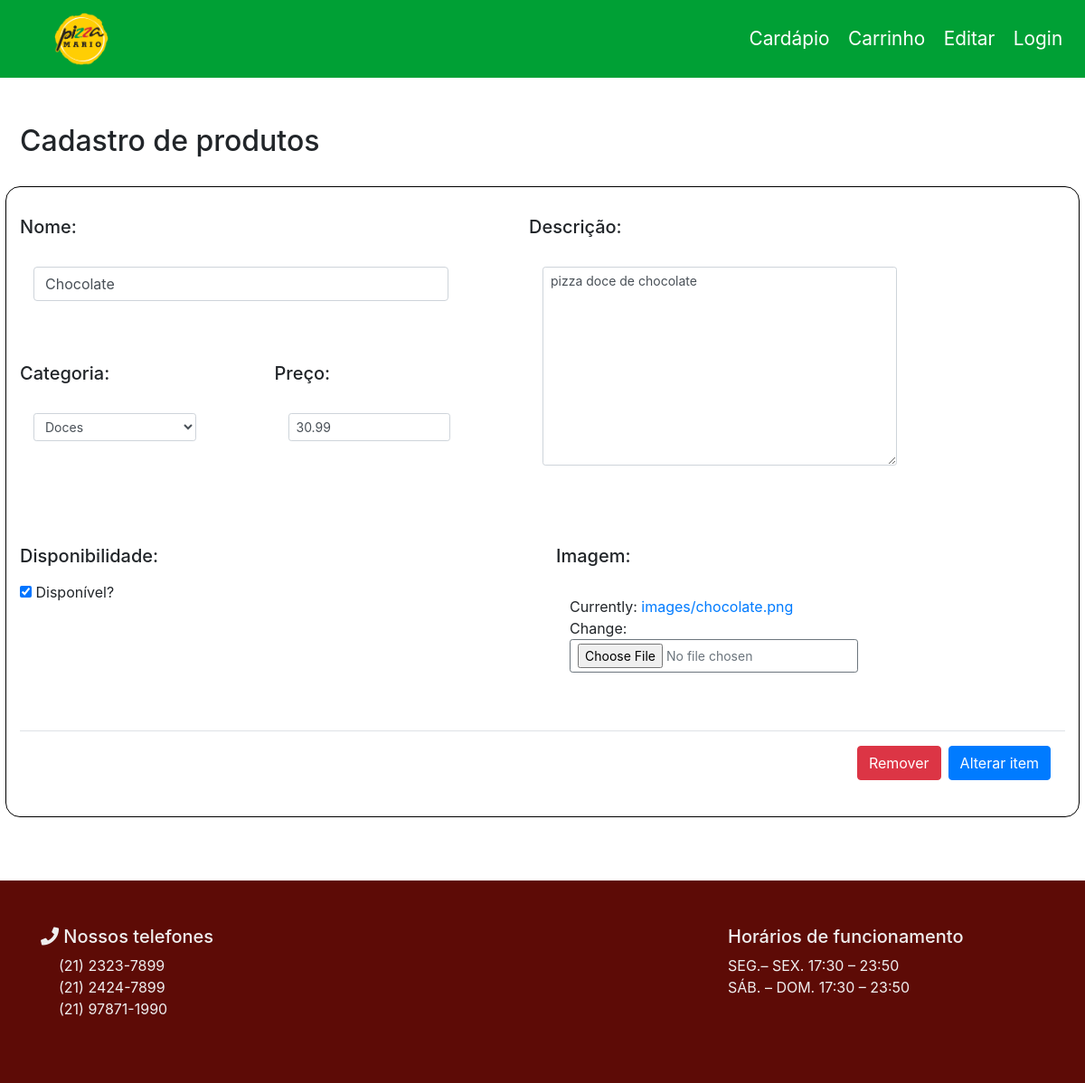
Page /produto/edita_produto/2/ on the committed database.
### produto/models.py (models this page shows, shortened)
class Produto(models.Model):
    categoria = models.ForeignKey(Categoria, on_delete=models.CASCADE)
    nome = models.CharField(max_length=100, unique=True)
    slug = models.SlugField(max_length=100)
    descricao = models.TextField(max_length=500)
    imagem = models.ImageField(upload_to='images/')
    preco = models.DecimalField(max_digits=5, decimal_places=2, default=0)
    disponivel = models.BooleanField(default=False)
    class Meta:
        db_table = 'produto'

### produto/views.py (the view)
# urls.py: path('edita_produto/<int:id>/', views.edita_produto, name='edita_produto'),
def edita_produto(request, id):
    produto = get_object_or_404(Prod, id=id)
    produto_form = ProdutoForm(instance=produto)
    request.session['produto_id'] = int(id)
    return render(request, 'produto/cadastro_produtos.html', {'form': produto_form, 'id': id})

### produto/models.py (called while the page is built)
    def __str__(self):
        return self.nome

### produto/templates/produto/cadastro_produtos.html (shortened to what this page needs)
{% extends "base.html" %}
{% load static %}
{% block corpo %}
<div class="container-fluid" id="cardapio-container">
    <h2 id="cardapio-title">Cadastro de produtos</h2>
       <form action="{% url 'produto:cadastrar_produtos' %}" method="POST" enctype="multipart/form-data" class="pb-4" novalidate>
           <div class="row mb-5" style="margin-top: 1px solid black;">
               <div class="row col-lg-6">
                   <div class="mb-3 col-lg-12">
                       <h5 class="pt-4">Nome:</h5>
                       <div class="col-xl-11">
                           {{ form.nome }}
                       </div>
                   </div>
                   <div class="mb-3 col-lg-6">
                       <h5 class="pt-4">Categoria:</h5>
                       <div class="col-xl-10">
                          {{ form.categoria }}
                       </div>
                </div>
                <div class="mb-3 col-lg-6">
                                    <h5 class="pt-4">Preço:</h5>
                    <div class="col-xl-10">
                        {{ form.preco }}
                    </div>
                </div>
            </div>
            <div class="mb-3 col-lg-6">
                <h5 class="pt-4">Descrição:</h5>
                <div class="col-xl-9">
                    {{ form.descricao }}
                </div>
            </div>
        </div>
           <div class="row mb-5" style="margin-top: 1px solid black;">
                <div class="mb-3 col-lg-6">
                    <h5 class="pt-4">Disponibilidade:</h5>
                    <div class="form-check pl-0 mt-xl-3 mt-3">
                        {{ form.disponivel }}
                        <label class="form-check-label">Disponível?</label>
                    </div>
                </div>
               <div class="mb-3 col-lg-6">
                   <h5 class="pt-4">Imagem:</h5>
                   <div class="col-xl-6">
                       {{ form.imagem }}
                   </div>
               </div>
           </div>
           <div class="modal-footer">
               {% if 'produto_id' in request.session %}
                    <button form="RemoveProduto" type="submit" class="btn btn-danger">
                        <span>Remover</span>
                    </button>
                    <button type="submit" class="btn btn-primary">Alterar item</button>
               {% else %}
                    <button type="submit" class="btn btn-primary">Cadastrar item</button>
               {% endif %}
           </div>
    </form>
</div>
{% endblock %}

### static/css/main.css (style rules this page uses)
#cardapio-container { margin-top: 120px; margin-bottom: 70px; width: 99%; border: 1px solid black!important; border-radius: 16px; }
#cardapio-title { margin-top: -70px; margin-left: 80ox; margin-bottom: 40px; }

### rows in the picture
Produto: nome "Chocolate", categoria "Doces", preco "30.99", descricao "pizza doce de chocolate", disponivel "☑"
